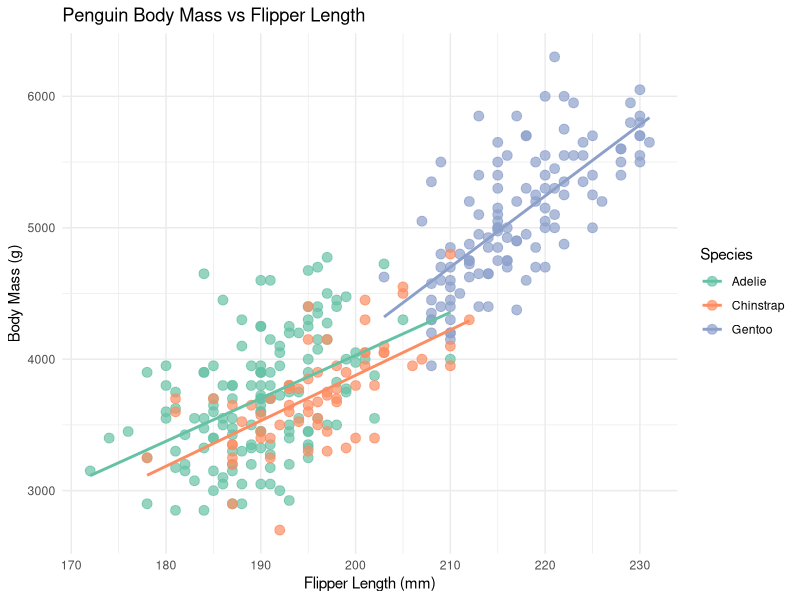
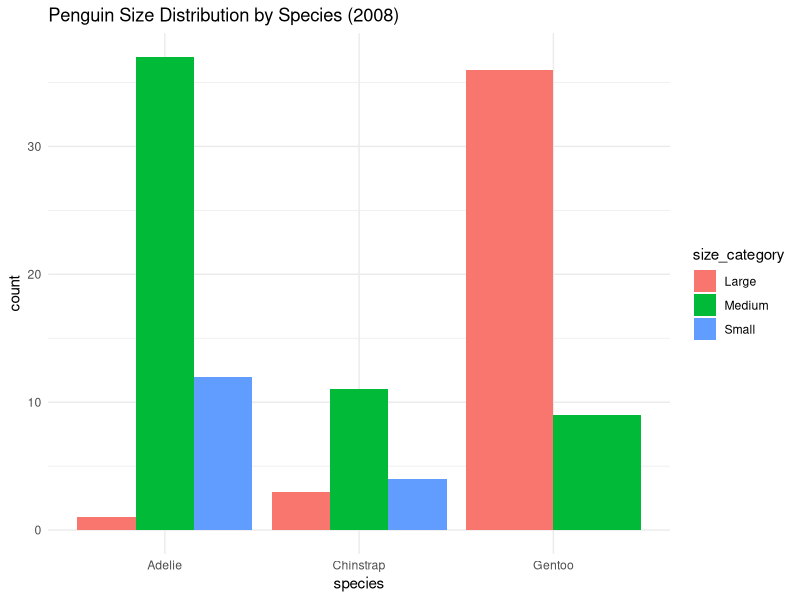

Reproduce these figures in R, in order.
## ---- chunk 1
#| message: false
# Install tidyverse if you haven't already
# install.packages("tidyverse")

# Load the tidyverse
library(tidyverse)
## ---- chunk 2
# Traditional nested approach (hard to read)
# We read this from inside-out: first sqrt, then mean, then round
# But we write it outside-in!
round(mean(sqrt(c(1, 4, 9, 16, 25))), 2)

# With pipes (much clearer!)
# We read AND write this in the order operations happen
c(1, 4, 9, 16, 25) %>%
  sqrt() %>%         # First: take square root
  mean() %>%         # Then: calculate mean
  round(2)           # Finally: round to 2 decimals

# Using the native R pipe (R 4.1+)
# The |> operator is built into base R as of version 4.1
# It works similarly to %>% but with some subtle differences
c(1, 4, 9, 16, 25) |>
  sqrt() |>
  mean() |>
  round(2)
## ---- chunk 3
# Using the dot placeholder for custom positioning
10 %>% 
  `/`(2) %>%      # 10 / 2 = 5
  `+`(3) %>%      # 5 + 3 = 8  
  `^`(2)          # 8^2 = 64

# When the piped value isn't the first argument
5 %>% 
  seq(from = 1, to = .)  # Creates sequence from 1 to 5

# More practical example with data
mtcars %>%
  lm(mpg ~ cyl + wt, data = .)  # data = . puts the piped data in the right place
## ---- chunk 4
# Load a built-in dataset
data(mtcars)

# Without pipes - nested and hard to read
head(arrange(filter(mtcars, cyl == 6), desc(mpg)), 5)

# With pipes - clear and sequential
mtcars %>%
  filter(cyl == 6) %>%
  arrange(desc(mpg)) %>%
  head(5)
## ---- chunk 5
# Create a tibble from scratch
my_tibble <- tibble(
  name = c("Alice", "Bob", "Charlie", "Diana"),
  age = c(25, 30, 35, 28),
  score = c(85.5, 92.3, 78.9, 88.1),
  passed = c(TRUE, TRUE, FALSE, TRUE)
)

my_tibble
## ---- chunk 6
# Convert data frame to tibble
mtcars_tibble <- as_tibble(mtcars)

# Compare printing
print("Data frame (first 6 rows shown by default):")
head(mtcars)

print("Tibble (shows what fits on screen):")
mtcars_tibble
## ---- chunk 7
# Tibbles preserve data types
df <- data.frame(x = 1:3, y = c("a", "b", "c"))
tb <- tibble(x = 1:3, y = c("a", "b", "c"))

# Data frame converts strings to factors (in older R versions)
str(df)
str(tb)

# Tibbles handle column names better
weird_tb <- tibble(
  `First Name` = c("John", "Jane"),
  `2020` = c(100, 200),
  `:)` = c("happy", "sad")
)
weird_tb
## ---- chunk 8
# Messy data
messy_data <- tibble(
  student = c("Alice", "Bob", "Charlie"),
  midterm = c(85, 90, 78),
  final = c(88, 85, 92)
)

print("Messy data (wide format):")
messy_data

# Tidy data
tidy_data <- messy_data %>%
  pivot_longer(
    cols = c(midterm, final),
    names_to = "exam",
    values_to = "score"
  )

print("Tidy data (long format):")
tidy_data
## ---- chunk 9
# Load the palmerpenguins package for example data
# install.packages("palmerpenguins")
library(palmerpenguins)

# Explore the penguins dataset
glimpse(penguins)

# Basic exploration
penguins %>%
  summary()
## ---- chunk 10
# Complete analysis pipeline
penguins %>%
  drop_na() %>%  # Remove missing values
  group_by(species, island) %>%
  summarise(
    count = n(),
    avg_bill_length = mean(bill_length_mm),
    avg_body_mass = mean(body_mass_g),
    .groups = "drop"
  ) %>%
  arrange(desc(avg_body_mass))
## ---- chunk 11
#| fig-width: 8
#| fig-height: 6
penguins %>%
  drop_na() %>%
  ggplot(aes(x = flipper_length_mm, y = body_mass_g, color = species)) +
  geom_point(size = 3, alpha = 0.7) +
  geom_smooth(method = "lm", se = FALSE) +
  labs(
    title = "Penguin Body Mass vs Flipper Length",
    x = "Flipper Length (mm)",
    y = "Body Mass (g)",
    color = "Species"
  ) +
  theme_minimal() +
  scale_color_brewer(palette = "Set2")
## ---- chunk 12
# Typical workflow
penguins %>%
  # Clean
  drop_na() %>%
  filter(year == 2008) %>%
  # Transform
  mutate(
    body_mass_kg = body_mass_g / 1000,
    size_category = case_when(
      body_mass_kg < 3.5 ~ "Small",
      body_mass_kg < 4.5 ~ "Medium",
      TRUE ~ "Large"
    )
  ) %>%
  # Summarize
  group_by(species, size_category) %>%
  summarise(count = n(), .groups = "drop") %>%
  # Visualize
  ggplot(aes(x = species, y = count, fill = size_category)) +
  geom_col(position = "dodge") +
  theme_minimal() +
  labs(title = "Penguin Size Distribution by Species (2008)")
## ---- chunk 13
# Complex grouped operations
penguins %>%
  drop_na() %>%
  group_by(species) %>%
  mutate(
    bill_length_z = (bill_length_mm - mean(bill_length_mm)) / sd(bill_length_mm),
    bill_depth_z = (bill_depth_mm - mean(bill_depth_mm)) / sd(bill_depth_mm)
  ) %>%
  filter(abs(bill_length_z) < 2 & abs(bill_depth_z) < 2) %>%  # Remove outliers
  summarise(
    n = n(),
    correlation = cor(bill_length_mm, bill_depth_mm),
    .groups = "drop"
  )
## ---- chunk 14
# Your code here
1:100 %>%
  keep(~ . %% 2 == 0) %>%  # Keep even numbers
  map_dbl(~ .^2) %>%        # Square each
  mean() %>%                # Calculate mean
  sqrt()                    # Take square root
## ---- chunk 15
# Your code here
books <- tibble(
  title = c("The Great Gatsby", "1984", "The Hunger Games", "Dune", "Project Hail Mary"),
  author = c("F. Scott Fitzgerald", "George Orwell", "Suzanne Collins", "Frank Herbert", "Andy Weir"),
  year = c(1925, 1949, 2008, 1965, 2021),
  pages = c(180, 328, 374, 688, 476),
  rating = c(4.5, 4.8, 4.3, 4.7, 4.9)
)

books %>%
  filter(year > 2000) %>%
  mutate(reading_time_hours = pages / 60) %>%
  arrange(desc(rating))
## ---- chunk 16
# Your code here
# Part 1 & 2
penguins %>%
  drop_na(bill_length_mm) %>%
  group_by(species, island) %>%
  summarise(
    avg_bill_length = mean(bill_length_mm),
    .groups = "drop"
  ) %>%
  arrange(desc(avg_bill_length))

# Part 3
penguins %>%
  drop_na(body_mass_g) %>%
  group_by(species) %>%
  summarise(
    min_mass = min(body_mass_g),
    mean_mass = mean(body_mass_g),
    max_mass = max(body_mass_g),
    .groups = "drop"
  )
## ---- chunk 17
# Given data
student_scores <- tibble(
  student_id = 1:5,
  math_score = c(85, 92, 78, 95, 88),
  science_score = c(90, 88, 85, 92, 91),
  english_score = c(88, 85, 90, 87, 89)
)

# Your code here
student_scores %>%
  pivot_longer(
    cols = ends_with("_score"),
    names_to = "subject",
    values_to = "score",
    names_pattern = "(.*)_score"
  ) %>%
  group_by(subject) %>%
  summarise(
    avg_score = mean(score),
    .groups = "drop"
  ) %>%
  arrange(desc(avg_score))
